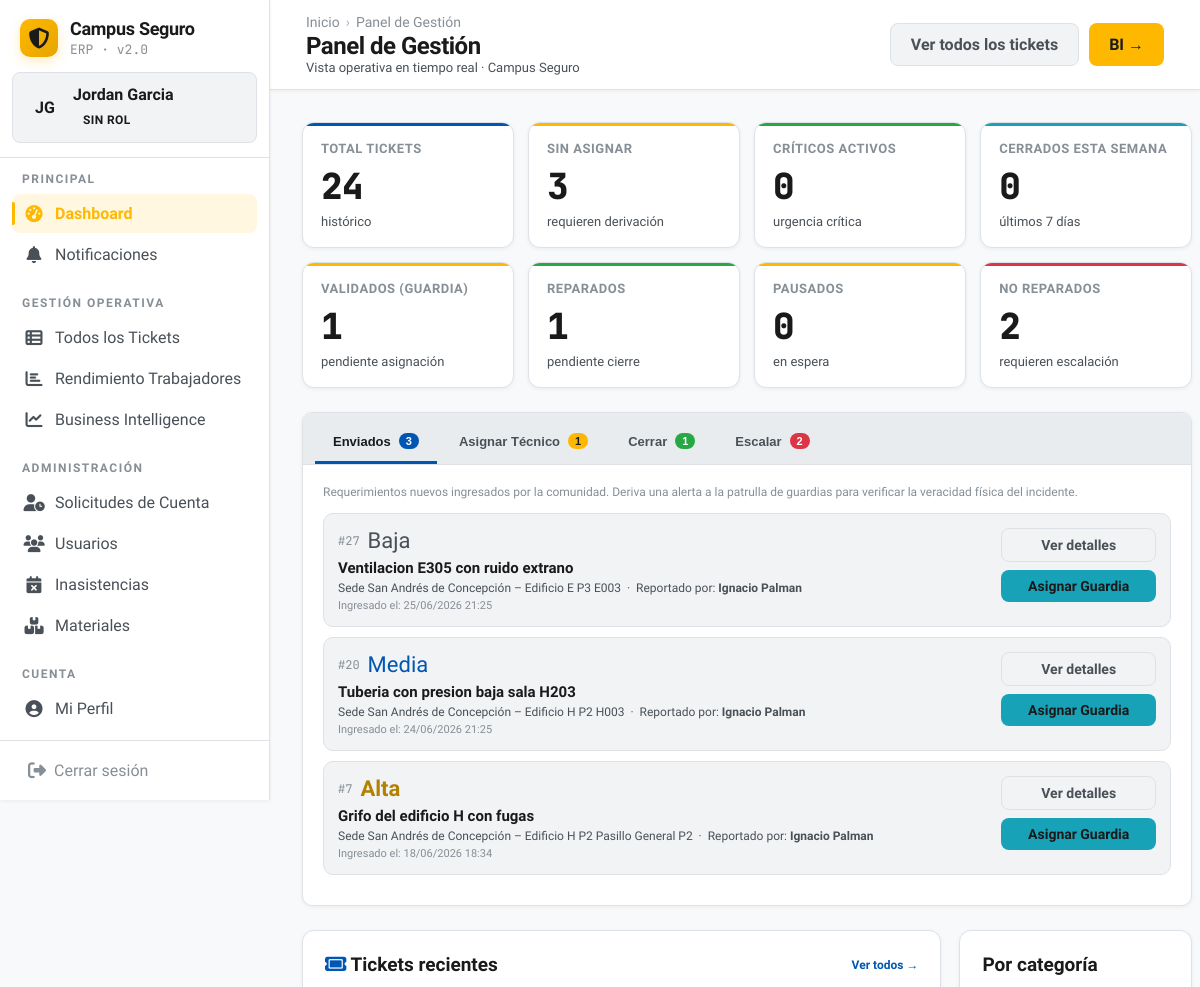
Before: /dashboard/ (signed in, upper part) with the older database file.
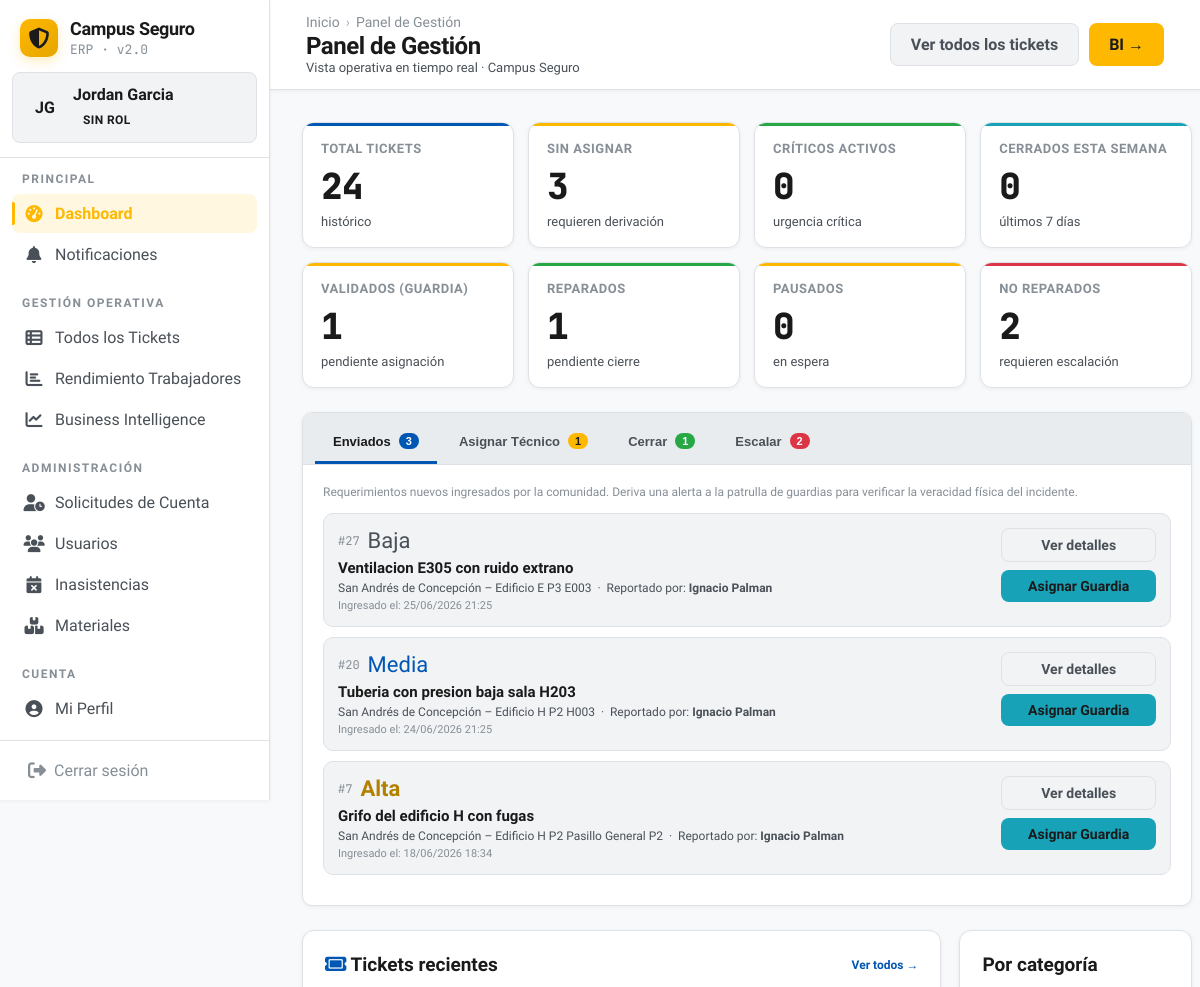
After: the same page with the newer database file.
### app/models.py (models this page shows, shortened)
class Ticket(models.Model):
    URGENCIA_CHOICES = [
        ('baja', 'Baja'),
        ('media', 'Media'),
        ('alta', 'Alta'),
        ('critica', 'Crítica'),
    ]
    PAUSA_CHOICES = [
        ('material', 'En Pausa – Aprobación de materiales'),
        ('personal', 'En Pausa – Personal técnico'),
        ('nivel_mayor', 'En Pausa – Peritaje (análisis técnico)'),
        ('externalizacion', 'En Pausa – Requiere externalización'),
    ]
    creado_por = models.ForeignKey(Usuario, on_delete=models.PROTECT, related_name='tickets_creados')
    asignado_a = models.ForeignKey(Usuario, on_delete=models.SET_NULL, null=True, blank=True, related_name='tickets_asignados')
    validado_por = models.ForeignKey(Usuario, on_delete=models.SET_NULL, null=True, blank=True, related_name='tickets_validados')
    gestor_responsable = models.ForeignKey(Usuario, on_delete=models.PROTECT, null=True, blank=True, related_name='tickets_gestionados')
    estado = models.ForeignKey(
        EstadoCatalogo,
        on_delete=models.PROTECT,
        related_name='tickets_estado',
        limit_choices_to={'entidad': 'ticket'},
    )
    sub_estado = models.ForeignKey(
        EstadoCatalogo,
        on_delete=models.SET_NULL,
        null=True, blank=True,
        related_name='tickets_sub_estado',
        limit_choices_to={'entidad': 'ticket_sub'},
    )
    estado_pausa = models.CharField(max_length=120, blank=True, null=True)
    motivo_pausa = models.TextField(blank=True, null=True)
    comentario_reactivacion = models.TextField(blank=True, null=True)
    ubicacion = models.ForeignKey(Ubicacion, on_delete=models.PROTECT, related_name='tickets')
    categoria = models.ForeignKey(CategoriaTicket, on_delete=models.PROTECT, related_name='tickets')
    urgencia = models.CharField(max_length=10, choices=URGENCIA_CHOICES, default='media', db_index=True)
    titulo = models.CharField(max_length=200)
    descripcion = models.TextField()
    afecta_clase = models.BooleanField(default=False)
    riesgo_electrico = models.BooleanField(default=False)
    riesgo_estructural = models.BooleanField(default=False)
    riesgo_accesibilidad = models.BooleanField(default=False)
    foto_evidencia = models.ImageField(upload_to='tickets/evidencia/', null=True, blank=True)
    id_activo_sap = models.CharField(max_length=50, blank=True, null=True)
    inicio_trabajo_at = models.DateTimeField(null=True, blank=True)
    created_at = models.DateTimeField(auto_now_add=True)
    updated_at = models.DateTimeField(auto_now=True)
    cerrado_at = models.DateTimeField(null=True, blank=True)
    cancelado_at = models.DateTimeField(null=True, blank=True)
    deleted_at = models.DateTimeField(null=True, blank=True, db_index=True)
    class Meta:
        ordering = ['-created_at']
    @property
    def obtener_tiempo_estimado(self):
        if self.asignado_a:
            asignacion = self.asignaciones.filter(usuario=self.asignado_a).first()
            if asignacion:
                return asignacion.tiempo_estimado
        return 0

class Ubicacion(models.Model):
    piso = models.ForeignKey(Piso, on_delete=models.CASCADE, related_name='ubicaciones')
    tipo = models.ForeignKey(TipoUbicacion, on_delete=models.PROTECT, related_name='ubicaciones')
    sala = models.CharField(max_length=50) # Ej: "E001", "Baño P2"
    id_sap = models.CharField(max_length=50, unique=True, blank=True, null=True)
    capacidad = models.PositiveIntegerField(blank=True, null=True)
    class Meta:
        unique_together = ('piso', 'sala')
        ordering = ['piso__edificio__sede', 'piso__edificio', 'piso__numero', 'sala']
        verbose_name = 'Ubicación'
        verbose_name_plural = 'Ubicaciones'
    def __str__(self):
        return f"{self.piso.edificio.sede.nombre} – {self.piso.edificio.nombre} P{self.piso.numero} {self.sala}"

class Piso(models.Model):
    edificio = models.ForeignKey(Edificio, on_delete=models.CASCADE, related_name='pisos')
    numero = models.CharField(max_length=10) # Ej: "1", "2", "Subterráneo"
    class Meta:
        verbose_name = 'Piso'
        verbose_name_plural = 'Pisos'
        unique_together = ('edificio', 'numero')

class Edificio(models.Model):
    sede = models.ForeignKey(Sede, on_delete=models.CASCADE, related_name='edificios')
    nombre = models.CharField(max_length=100) # Ej: "Edificio E", "Edificio H"
    class Meta:
        verbose_name = 'Edificio'
        verbose_name_plural = 'Edificios'
        unique_together = ('sede', 'nombre')

class Sede(models.Model):
    nombre = models.CharField(max_length=100, unique=True)
    direccion = models.CharField(max_length=250, blank=True, null=True)
    class Meta:
        verbose_name = 'Sede'
        verbose_name_plural = 'Sedes'

class Usuario(AbstractUser):
    VINCULO_CHOICES = [
        ('alumno', 'Alumno'),
        ('docente', 'Docente'),
        ('administrativo', 'Administrativo'),
        ('funcionario', 'Funcionario'),
    ]
    JORNADA_CHOICES = [
        ('diurna', 'Diurna'),
        ('vespertina', 'Vespertina'),
        ('mixta', 'Mixta'),
    ]
    rol = models.ForeignKey(Rol, on_delete=models.PROTECT, related_name="usuarios", null=True, blank=True)
    rut = models.CharField(max_length=12, unique=True)
    telefono = models.CharField(max_length=15, blank=True, null=True)
    correo_institucional = models.EmailField(unique=True)
    vinculo = models.CharField(max_length=20, choices=VINCULO_CHOICES, blank=True, null=True)
    carrera = models.ForeignKey(
        'Carrera', on_delete=models.SET_NULL, null=True, blank=True,
        related_name='alumnos',
    )
    jornada = models.CharField(max_length=15, choices=JORNADA_CHOICES, blank=True, null=True)
    sede = models.ForeignKey(Sede, on_delete=models.SET_NULL, blank=True, null=True, related_name='estudiantes_funcionarios')
    escuela = models.ForeignKey(Escuela, on_delete=models.SET_NULL, related_name="usuarios", null=True, blank=True)
    departamento = models.ForeignKey(
        Departamento,
        on_delete=models.SET_NULL,
        null=True,
        blank=True,
        related_name="usuarios"
    )
    especialidades = models.ManyToManyField(
        Especialidad,
        through='EspecialidadUsuario',
        blank=True,
        related_name='tecnicos'
    )
    turno = models.CharField(max_length=50, blank=True, null=True)  # mañana / tarde / noche
    estado_cuenta = models.ForeignKey(
        EstadoCatalogo,
        on_delete=models.PROTECT,
        related_name='usuarios',
        limit_choices_to={'entidad': 'cuenta'},
    )
    fecha_registro = models.DateTimeField(auto_now_add=True)
    fecha_aprobacion = models.DateTimeField(null=True, blank=True)
    aprobado_por = models.ForeignKey('self', on_delete=models.SET_NULL, null=True, blank=True, related_name='cuentas_aprobadas')
    activo = models.BooleanField(default=True)
    auth0_sub = models.CharField(
        max_length=120,
        unique=True,
        null=True,
        blank=True,
        verbose_name='Auth0 Subject ID',
        help_text='Identificador único del usuario en Auth0. Se asigna automáticamente al registrar vía Auth0.',
    )
    objects = UsuarioManager()

### app/views.py (the view)
# urls.py: path('dashboard/', views.dashboard, name='dashboard'),
@login_required
def dashboard(request):
    user = request.user
    if user.rol and user.rol.codigo == 'usuario':
        return dashboard_usuario(request)
    elif user.rol and user.rol.codigo == 'gestor' or user.is_superuser:
        return dashboard_gestor(request)
    elif user.rol and user.rol.codigo == 'guardia':
        return dashboard_guardia(request)
    elif user.rol and user.rol.codigo == 'mantencion':
        return dashboard_mantencion(request)
    return render(request, 'app/dashboard.html')

### app/context_processors.py (called while the page is built)
def notificaciones_no_leidas(request):
    if request.user.is_authenticated:
        cache_key = f'notif_count_{request.user.pk}'
        count = cache.get(cache_key)
        if count is None:
            count = Notificacion.objects.filter(
                destinatario=request.user, leida=False, archivada=False, deleted_at__isnull=True
            ).count()
            cache.set(cache_key, count, 60)
        return {'notif_no_leidas_count': count}
    return {'notif_no_leidas_count': 0}

### app/views.py (called while the page is built)
def _cruce_riesgo_checklist():
    val = ValidacionGuardia.objects.filter(ticket__deleted_at__isnull=True)
    def _cruce(riesgo_field, check_field):
        total = val.filter(**{f'ticket__{riesgo_field}': True}).count()
        cubierto = val.filter(**{f'ticket__{riesgo_field}': True, check_field: True}).count()
        pct = round(cubierto / total * 100) if total else None
        return {'total': total, 'cubierto': cubierto, 'pct': pct}
    return {
        'electrico':    _cruce('riesgo_electrico',    'checklist_electrico'),
        'estructural':  _cruce('riesgo_estructural',  'checklist_estructural'),
        'accesibilidad':_cruce('riesgo_accesibilidad','checklist_accesibilidad'),
    }

### app/templates/app/dashboard_gestor.html (shortened to what the changed rows need)
{% extends 'app/base.html' %} {% block title %}Dashboard Gestor · Campus Seguro{% endblock %}
{% block content %}
<div class="card" style="margin-bottom: 24px; padding: 0; overflow: hidden; border-radius: 10px;">
  <div class="tabs-content-viewport" style="padding: 20px;">
    <div id="tab-enviados" class="bandeja-tab-content" style="display: block;">
      {% for t in enviados_pendientes %}
      <div style="background: var(--bg-700); border: 1px solid var(--border); border-radius: 10px; padding: 14px; margin-bottom: 10px; display: flex; justify-content: space-between; align-items: flex-start; gap: 12px;">
        <div style="flex: 1">
          <div style="display: flex; align-items: center; gap: 8px; margin-bottom: 6px">
            <span style="font-family: var(--font-mono); font-size: 12px; color: var(--text-muted);">#{{ t.pk }}</span>
            <span class="urgencia-{{ t.urgencia }}">{{ t.get_urgencia_display }}</span>
          </div>
          <div style="font-size: 15px; font-weight: 700; margin-bottom: 4px">{{ t.titulo }}</div>
          <div style="font-size: 12px; color: var(--text-secondary)">{{ t.ubicacion }} &nbsp;·&nbsp; Reportado por: <strong>{{ t.creado_por.get_full_name }}</strong></div>
          <div style="font-size: 11px; color: var(--text-muted); margin-top: 4px;">Ingresado el: {{ t.created_at|date:"d/m/Y H:i" }}</div>
        </div>
        <div style="display: flex; flex-direction: column; gap: 8px; min-width: 155px">
          <a href="{% url 'app:detalle_ticket' t.pk %}" class="btn btn-ghost btn-sm" style="text-align: center">Ver detalles</a>
          <a href="{% url 'app:derivar_ticket' t.pk %}" class="btn btn-primary btn-sm" style="text-align: center; background: var(--accent-teal); border-color: var(--accent-teal);">Asignar Guardia</a>
        </div>
      </div>
      {% empty %}
      <div style="text-align: center; padding: 24px; color: var(--text-muted); font-size: 13px;">No hay tickets nuevos esperando verificación de ronda.</div>
      {% endfor %}
    </div>
  </div>
</div>
{% endblock %}

Changed rows visible on the page:
changed through a linked row, Ticket "Baja": ubicacion "Sede San Andrés de Concepción – Edificio E P3 E003" → "San Andrés de Concepción – Edificio E P3 E003"
changed through a linked row, Ticket "Media": ubicacion "Sede San Andrés de Concepción – Edificio H P2 H003" → "San Andrés de Concepción – Edificio H P2 H003"
changed through a linked row, Ticket "Alta": ubicacion "Sede San Andrés de Concepción – Edificio H P2 Pasillo General P2" → "San Andrés de Concepción – Edificio H P2 Pasillo General P2"
